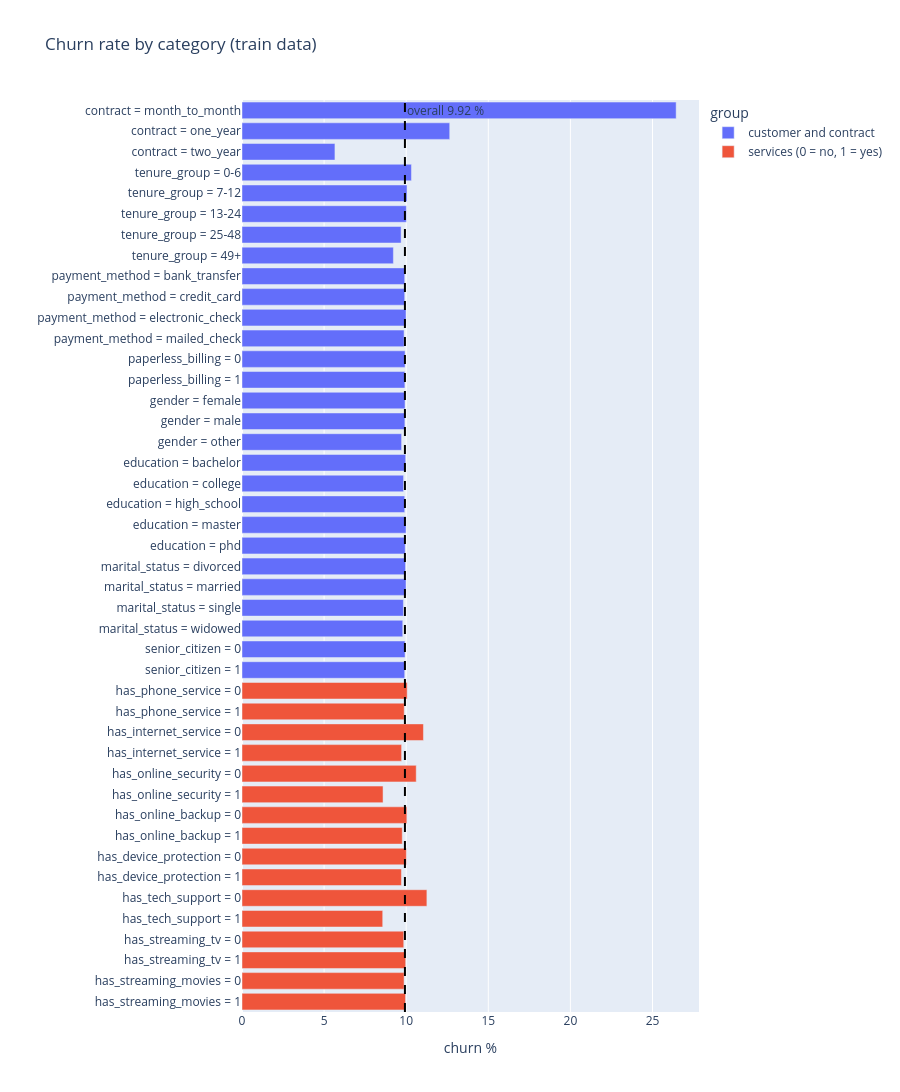

Source (notebook cell):
### Code cell
category_view = churn_by_group.copy()
category_view["label"] = category_view["feature"] + " = " + category_view["value"]
category_view["group"] = np.where(category_view["feature"].isin(service_cols), "services (0 = no, 1 = yes)",
                                  "customer and contract")
label_order = []
for col in category_features + service_cols:
    values = tenure_order if col == "tenure_group" else category_view.loc[category_view["feature"] == col, "value"].tolist()
    label_order += [f"{col} = {value}" for value in values]
fig = px.bar(category_view, x="churn %", y="label", color="group", orientation="h", height=1150,
             category_orders={"label": label_order}, hover_data=["customers", "churned"],
             title="Churn rate by category (train data)", labels={"label": "", "churn %": "churn %"})
fig.add_vline(x=overall_rate, line_dash="dash", line_color="black", annotation_text=f"overall {overall_rate:.2f} %")
fig.show()
dashboard_figures.append(fig)
moving = spread[spread > 1].index.tolist()
dashboard_notes.append(f"Dashed line = overall churn rate ({overall_rate:.2f} %). Only {', '.join(moving)} move the churn "
                       "rate by more than 1 percentage point between their categories; inside every other feature the "
                       "categories differ by at most 1 point. Hover a bar for the number of customers.")

### Figure 1 — Plotly figure (JSON) as saved in the notebook; plotly's stock layout.template omitted (floating-point values rounded to 4 significant figures)
{"data": [{"alignmentgroup": "True", "customdata": [[13904, 3676], [385537, 48786], [300559, 16997], [176653, 18239], [160039, 16014], [156308, 15154], [91199, 8410], [115801, 11642], [175107, 17349], [244807, 24253], [175440, 17533], [104646, 10324], [174777, 17362], [525223, 52097], [342112, 33971], [343596, 34099], [14292, 1389], [210269, 20969], [174520, 17165], [174628, 17298], [105417, 10533], [35166, 3494], [104318, 10392], [314973, 31481], [245768, 24164], [34941, 3422], [560399, 55625], [139601, 13834]], "hovertemplate": "group=customer and contract<br>churn %=%{x}<br>=%{y}<br>customers=%{customdata[0]}<br>churned=%{customdata[1]}<extra></extra>", "legendgroup": "customer and contract", "marker": {"color": "#636efa", "pattern": {"shape": ""}}, "name": "customer and contract", "offsetgroup": "customer and contract", "orientation": "h", "showlegend": true, "textposition": "auto", "type": "bar", "x": [26.44, 12.65, 5.66, 10.32, 10.01, 9.69, 9.22, 10.05, 9.91, 9.91, 9.99, 9.87, 9.93, 9.92, 9.93, 9.92, 9.72, 9.97, 9.84, 9.91, 9.99, 9.94, 9.96, 9.99, 9.83, 9.79, 9.93, 9.91], "xaxis": "x", "y": ["contract = month_to_month", "contract = one_year", "contract = two_year", "tenure_group = 0-6", "tenure_group = 13-24", "tenure_group = 25-48", "tenure_group = 49+", "tenure_group = 7-12", "payment_method = bank_transfer", "payment_method = credit_card", "payment_method = electronic_check", "payment_method = mailed_check", "paperless_billing = 0", "paperless_billing = 1", "gender = female", "gender = male", "gender = other", "education = bachelor", "education = college", "education = high_school", "education = master", "education = phd", "marital_status = divorced", "marital_status = married", "marital_status = single", "marital_status = widowed", "senior_citizen = 0", "senior_citizen = 1"], "yaxis": "y"}, {"alignmentgroup": "True", "customdata": [[160932, 16192], [539068, 53267], [105341, 11644], [594659, 57815], [462282, 49037], [237718, 20422], [402335, 40407], [297665, 29052], [491836, 49256], [208164, 20203], [352202, 39645], [347798, 29814], [279983, 27568], [420017, 41891], [315556, 31157], [384444, 38302]], "hovertemplate": "group=services (0 = no, 1 = yes)<br>churn %=%{x}<br>=%{y}<br>customers=%{customdata[0]}<br>churned=%{customdata[1]}<extra></extra>", "legendgroup": "services (0 = no, 1 = yes)", "marker": {"color": "#EF553B", "pattern": {"shape": ""}}, "name": "services (0 = no, 1 = yes)", "offsetgroup": "services (0 = no, 1 = yes)", "orientation": "h", "showlegend": true, "textposition": "auto", "type": "bar", "x": [10.06, 9.88, 11.05, 9.72, 10.61, 8.59, 10.04, 9.76, 10.01, 9.71, 11.26, 8.57, 9.85, 9.97, 9.87, 9.96], "xaxis": "x", "y": ["has_phone_service = 0", "has_phone_service = 1", "has_internet_service = 0", "has_internet_service = 1", "has_online_security = 0", "has_online_security = 1", "has_online_backup = 0", "has_online_backup = 1", "has_device_protection = 0", "has_device_protection = 1", "has_tech_support = 0", "has_tech_support = 1", "has_streaming_tv = 0", "has_streaming_tv = 1", "has_streaming_movies = 0", "has_streaming_movies = 1"], "yaxis": "y"}], "layout": {"annotations": [{"showarrow": false, "text": "overall 9.92 %", "x": 9.923, "xanchor": "left", "xref": "x", "y": 1, "yanchor": "top", "yref": "y domain"}], "barmode": "relative", "height": 1150, "legend": {"title": {"text": "group"}, "tracegroupgap": 0}, "shapes": [{"line": {"color": "black", "dash": "dash"}, "type": "line", "x0": 9.923, "x1": 9.923, "xref": "x", "y0": 0, "y1": 1, "yref": "y domain"}], "title": {"text": "Churn rate by category (train data)"}, "xaxis": {"anchor": "y", "domain": [0.0, 1.0], "title": {"text": "churn %"}}, "yaxis": {"anchor": "x", "categoryarray": ["has_streaming_movies = 1", "has_streaming_movies = 0", "has_streaming_tv = 1", "has_streaming_tv = 0", "has_tech_support = 1", "has_tech_support = 0", "has_device_protection = 1", "has_device_protection = 0", "has_online_backup = 1", "has_online_backup = 0", "has_online_security = 1", "has_online_security = 0", "has_internet_service = 1", "has_internet_service = 0", "has_phone_service = 1", "has_phone_service = 0", "senior_citizen = 1", "senior_citizen = 0", "marital_status = widowed", "marital_status = single", "marital_status = married", "marital_status = divorced", "education = phd", "education = master", "education = high_school", "education = college", "education = bachelor", "gender = other", "gender = male", "gender = female", "paperless_billing = 1", "paperless_billing = 0", "payment_method = mailed_check", "payment_method = electronic_check", "payment_method = credit_card", "payment_method = bank_transfer", "tenure_group = 49+", "tenure_group = 25-48", "tenure_group = 13-24", "tenure_group = 7-12", "tenure_group = 0-6", "contract = two_year", "contract = one_year", "contract = month_to_month"], "categoryorder": "array", "domain": [0.0, 1.0], "title": {"text": ""}}}}
